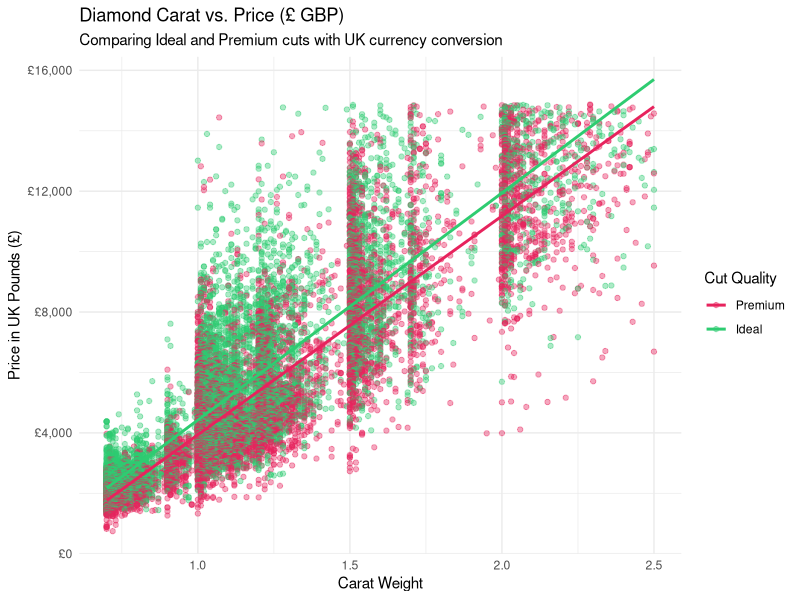
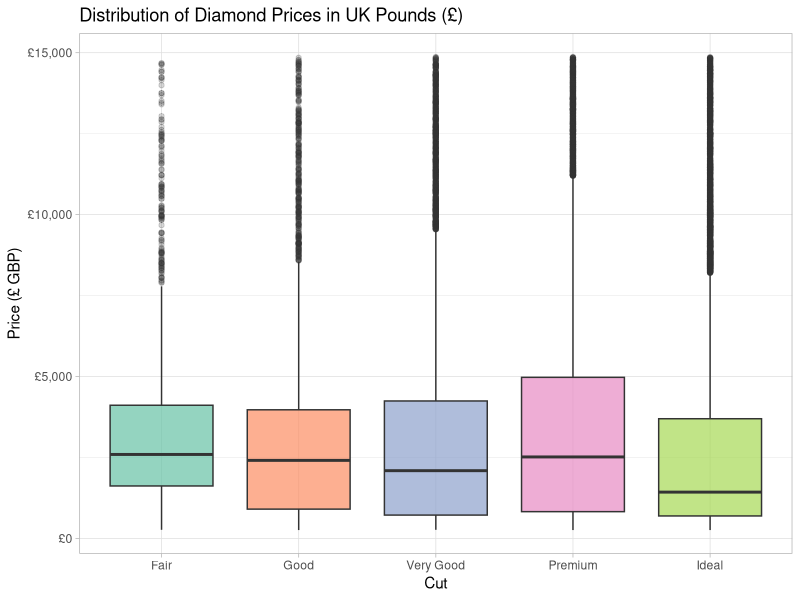
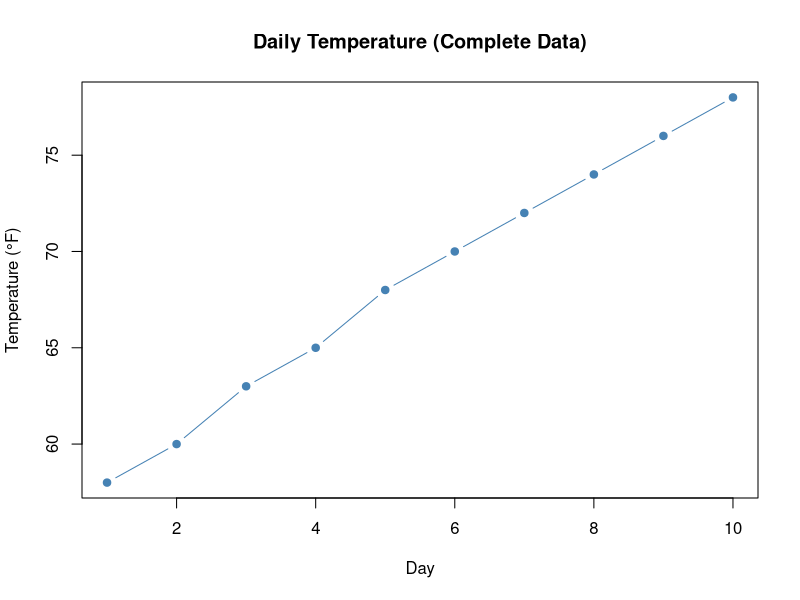
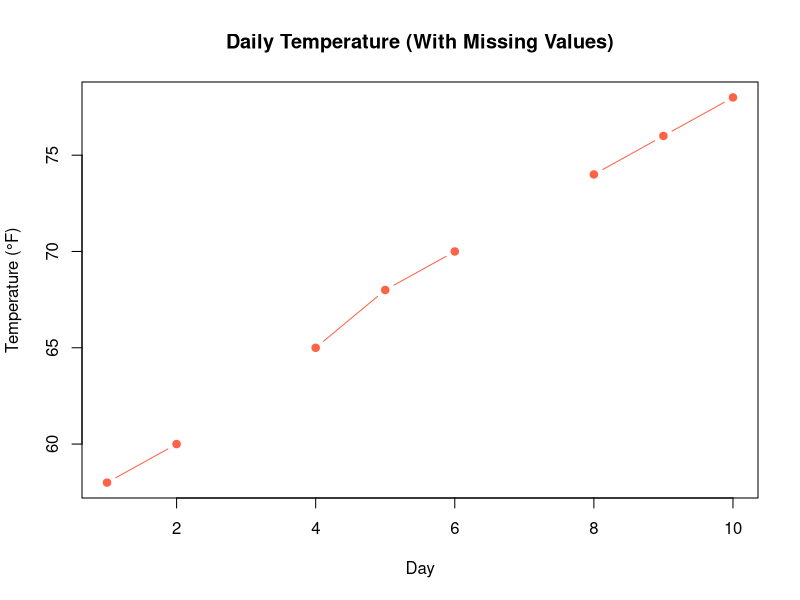

Reproduce these figures in R, in order.
## ---- chunk 1
# Install and load the tidyverse package
# if (!requireNamespace("tidyverse", quietly = TRUE)) {
#   install.packages("tidyverse", quiet = TRUE)
# }

library(tidyverse)
print("Tidyverse is ready to use")

names(diamonds)  # Displays column names of the diamonds dataset
## ---- chunk 2
View(diamonds)  # Opens the diamonds dataset in a spreadsheet-like viewer
## ---- chunk 3
library(tidyverse)

# Pipeline: filter -> mutate -> select -> arrange
uk_diamonds <- diamonds %>%
  
  # 1. filter: Select diamonds with 
  # Ideal or Premium cut and 0.7 to 2.5 carats
  filter(cut %in% c("Ideal", "Premium"),
         carat >= 0.7 & carat <= 2.5) %>%
  
  # 2. mutate: Convert USD price to UK
  # Pounds (£) & calculate price per carat
  mutate(
    price_gbp = round(price * 0.79, 2),
    price_per_carat_gbp = round(price_gbp / carat, 2)
  ) %>%
  
  # 3. select: Keep only relevant columns
  # with descriptive names
  select(carat, 
         cut, 
         color, 
         clarity, 
         price_usd = price, 
         price_gbp, 
         price_per_carat_gbp) %>%
  
  # 4. arrange: Sort in descending
  # order of price in GBP
  arrange(desc(price_gbp))

  # Scatter plot with trend lines comparing Ideal and Premium cuts
  ggplot(uk_diamonds, aes(x = carat, y = price_gbp, color = cut)) +
    geom_point(alpha = 0.4, size = 1.5) +
    geom_smooth(method = "lm", se = FALSE, linewidth = 1) +
    scale_y_continuous(labels = scales::dollar_format(prefix = "£")) +
    scale_color_manual(values = c("Ideal" = "#2ECC71", "Premium" = "#E7235D")) +
    labs(
      title = "Diamond Carat vs. Price (£ GBP)",
      subtitle = "Comparing Ideal and Premium cuts with UK currency conversion",
      x = "Carat Weight",
      y = "Price in UK Pounds (£)",
      color = "Cut Quality"
    ) +
    theme_minimal()
## ---- chunk 4
library(tidyverse)

# Boxplot of UK prices across different diamond cuts
diamonds %>%
  mutate(price_gbp = price * 0.79) %>%
  ggplot(aes(x = cut, y = price_gbp, fill = cut)) +
  geom_boxplot(alpha = 0.7, outlier.alpha = 0.2) +
  scale_y_continuous(labels = scales::dollar_format(prefix = "£")) +
  scale_fill_brewer(palette = "Set2") +
  labs(
    title = "Distribution of Diamond Prices in UK Pounds (£)",
    x = "Cut",
    y = "Price (£ GBP)"
  ) +
  theme_light() +
  theme(legend.position = "none")
## ---- chunk 5
days <- 1:10
temp <- c(58, 60, 63, 65, 68, 70, 72, 74, 76, 78)

plot(days, temp,
     type = "b", pch = 19, col = "steelblue",
     main = "Daily Temperature (Complete Data)",
     xlab = "Day", ylab = "Temperature (°F)")
## ---- chunk 6
temp_missing <- temp
temp_missing[c(3, 7)] <- NA

plot(days, temp_missing,
     type = "b", pch = 19, col = "tomato",
     main = "Daily Temperature (With Missing Values)",
     xlab = "Day", ylab = "Temperature (°F)")
## ---- chunk 7
mean(temp)                          # complete data
## ---- chunk 8
mean(temp_missing)                  # NA propagates through the whole calculation!
## ---- chunk 9
mean(temp_missing, na.rm = TRUE)    # ignores NAs, but uses fewer data points
